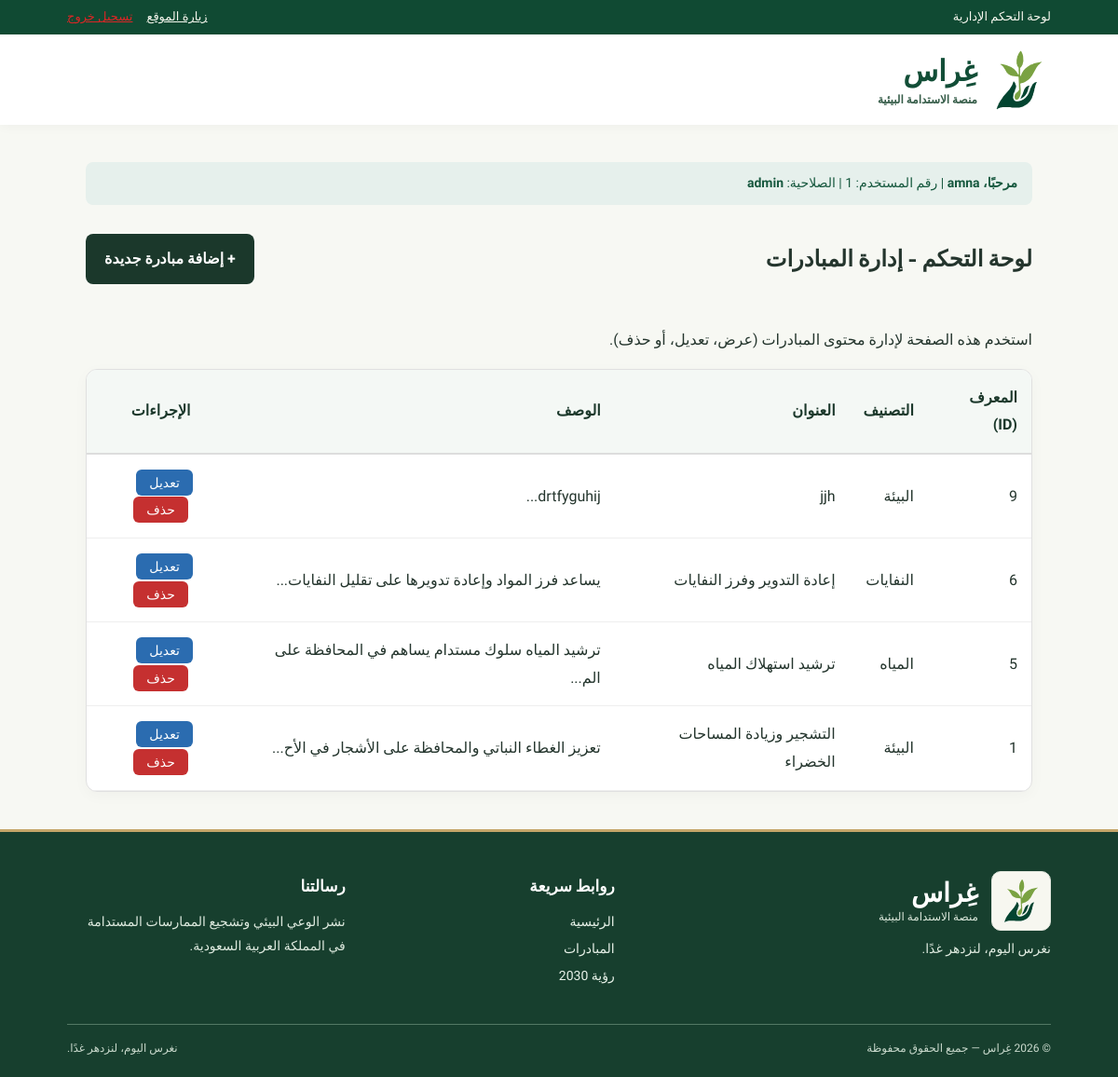
/admin.php (signed in), run on the app's committed database.
### tables this page shows
CREATE TABLE `initiatives` (
  `id` int(11) NOT NULL,
  `category` varchar(255) NOT NULL,
  `title` varchar(255) NOT NULL,
  `description` text NOT NULL,
  `how_to_contribute` text NOT NULL,
  `source_text` text NOT NULL,
  `source_link` varchar(255) NOT NULL
);

### admin.php (the view, shortened to what this page needs)
<?php
require_once 'db.php';
$stmt = $pdo->query("SELECT * FROM initiatives ORDER BY id DESC");
$initiatives = $stmt->fetchAll(PDO::FETCH_ASSOC);
?>
<!DOCTYPE html>
<html lang="ar" dir="rtl">
<head>
    <link rel="stylesheet" href="style.css">
</head>
<body>
    <header class="site-header">
        <div class="top-strip">
            <div class="container strip-inner">
                <span>لوحة التحكم الإدارية</span>
                <div style="display: flex; gap: 15px;">
                    <a href="index.php">زيارة الموقع</a>
                    <a href="logout.php" style="color: #dc2626;">تسجيل خروج</a>
                </div>
            </div>
        </div>
        <nav class="main-nav container" aria-label="التنقل الرئيسي">
            <a class="brand" href="index.php">
                <img src="images/ghiras-logo.svg" alt="شعار غراس" width="54" height="54">
                <span class="brand-label">
                    <strong>غِراس</strong>
                    <small>منصة الاستدامة البيئية</small>
                </span>
            </a>
        </nav>
    </header>
    <main class="container admin-container">
        <div style="background: #e6f0ec; color: #16583e; padding: 10px 16px; border-radius: 8px; margin-bottom: 16px; font-size: 14px;">
            <strong>مرحبًا، <?= htmlspecialchars($_SESSION['username'], ENT_QUOTES, 'UTF-8') ?></strong> | رقم المستخدم: <?= (int)$_SESSION['user_id'] ?> | الصلاحية: <strong><?= htmlspecialchars($_SESSION['role'], ENT_QUOTES, 'UTF-8') ?></strong>
        </div>
        <div class="admin-header-row">
            <h2>لوحة التحكم - إدارة المبادرات</h2>
            <a href="add.php" class="admin-btn-primary">+ إضافة مبادرة جديدة</a>
        </div>
        <p>استخدم هذه الصفحة لإدارة محتوى المبادرات (عرض، تعديل، أو حذف).</p>
        <div class="admin-table-wrapper">
            <table class="admin-table">
                <thead>
                    <tr>
                        <th>المعرف (ID)</th>
                        <th>التصنيف</th>
                        <th>العنوان</th>
                        <th>الوصف</th>
                        <th style="text-align: center;">الإجراءات</th>
                    </tr>
                </thead>
                <tbody>
                    <?php if (!empty($initiatives)): ?>
                        <?php foreach ($initiatives as $index => $ind): ?>
                            <tr>
                                <td><?= (int)$ind['id'] ?></td>
                                <td><?= htmlspecialchars($ind['category'] ?? '', ENT_QUOTES, 'UTF-8') ?></td>
                                <td><?= htmlspecialchars($ind['title'] ?? '', ENT_QUOTES, 'UTF-8') ?></td>
                                <td><?= htmlspecialchars(mb_substr($ind['description'] ?? '', 0, 50, 'UTF-8'), ENT_QUOTES, 'UTF-8') ?>...</td>
                                <td style="text-align: center;">
                                    <a href="edit.php?id=<?= (int)$ind['id'] ?>" class="admin-action-edit">تعديل</a>
                                    <a href="admin.php?delete=<?= (int)$ind['id'] ?>" onclick="return confirm('هل أنت متأكد من الحذف؟');" class="admin-action-delete">حذف</a>
                                </td>
                            </tr>
                        <?php endforeach; ?>
                    <?php else: ?>
                        <tr>
                            <td colspan="5" style="text-align: center; padding: 20px;">لا توجد مبادرات مضافة حالياً.</td>
                        </tr>
                    <?php endif; ?>
                </tbody>
            </table>
        </div>
    </main>
    <footer class="site-footer">
        <div class="container footer-grid">
            <div>
                <div class="footer-brand">
                    <img src="images/ghiras-logo.svg" alt="شعار غراس" width="54" height="54">
                    <div>
                        <strong>غِراس</strong>
                        <small>منصة الاستدامة البيئية</small>
                    </div>
                </div>
                <p>نغرس اليوم، لنزدهر غدًا.</p>
            </div>
            <div>
                <h2>روابط سريعة</h2>
                <a href="index.php">الرئيسية</a>
                <a href="initiatives.php">المبادرات</a>
                <a href="vision2030.html">رؤية 2030</a>
            </div>
            <div>
                <h2>رسالتنا</h2>
                <p>نشر الوعي البيئي وتشجيع الممارسات المستدامة في المملكة العربية السعودية.</p>
            </div>
        </div>
        <div class="container footer-bottom">
            <span>© 2026 غِراس — جميع الحقوق محفوظة</span>
            <span>نغرس اليوم، لنزدهر غدًا.</span>
        </div>
    </footer>
</body>
</html>

### style.css (style rules this page uses)
* { box-sizing: border-box; }
html { scroll-behavior: smooth; }
body { margin: 0; color: #24352d; background: #f7f8f3; font-family: "Tajawal", Tahoma, Arial, sans-serif; line-height: 1.85; }
a { color: inherit; }
img { max-width: 100%; }
.container { width: 88%; max-width: 1240px; margin: 0 auto; }
.top-strip { background: #104a33; color: #f6f7ee; font-size: 13px; }
.strip-inner { min-height: 37px; display: flex; justify-content: space-between; align-items: center; gap: 15px; }
.site-header { background: white; box-shadow: 0 2px 12px rgba(0, 0, 0, 0.035); }
.main-nav { min-height: 97px; display: flex; align-items: center; gap: 42px; }
.brand { display: flex; align-items: center; gap: 11px; text-decoration: none; white-space: nowrap; }
.brand img { width: 68px; height: 68px; }
.brand-label, .footer-brand div { display: flex; flex-direction: column; line-height: 1.45; }
.brand-label strong { font-size: 31px; color: #124e37; }
.brand-label small { color: #355c48; font-size: 12px; font-weight: 600; }
.site-footer { background-color: #173F2E; background-image: none; color: white; border-top: 3px solid #C5A66A; }
.footer-grid { display: grid; grid-template-columns: 1.4fr 0.8fr 1fr; gap: 50px; padding: 42px 0 35px; }
.footer-brand { display: flex; align-items: center; gap: 14px; }
.footer-brand img { display: block; width: 64px; height: 64px; padding: 6px; object-fit: contain; background-color: #F7F7F0; border: 1px solid #E2E7DE; border-radius: 10px; }
.footer-brand strong { font-size: 28px; line-height: 1.3; color: white; }
.footer-brand small { display: block; font-size: 12px; color: #DCE9DC; }
.footer-grid h2 { font-size: 17px; color: white; margin: 1px 0 10px; }
.footer-grid a { display: block; color: #E8F2E9; text-decoration: none; font-size: 14px; margin-bottom: 3px; }
.footer-grid p { font-size: 14px; color: #DEEADF; margin: 7px 0; }
.footer-bottom { border-top: 1px solid #537864; padding: 14px 0 20px; display: flex; justify-content: space-between; gap: 20px; font-size: 12px; color: #C9D9CC; }
h1, h2, h3, .brand-label strong, .footer-brand strong { font-family: "Cairo", "Tajawal", Tahoma, Arial, sans-serif; }
.admin-container { padding: 40px 20px; }
.admin-header-row { display: flex; justify-content: space-between; align-items: center; margin-bottom: 30px; }
.admin-btn-primary { background: #1b382b; color: #fff; padding: 12px 20px; border-radius: 8px; text-decoration: none; font-weight: 600; }
.admin-table-wrapper { background: #fff; border-radius: 12px; border: 1px solid #e0e0e0; overflow: hidden; box-shadow: 0 4px 16px rgba(0,0,0,0.03); }
.admin-table { width: 100%; border-collapse: collapse; text-align: right; }
.admin-table th { background: #f4f8f5; border-bottom: 2px solid #ddd; color: #1b382b; padding: 15px; }
.admin-table td { padding: 15px; border-bottom: 1px solid #eee; }
.admin-action-edit { background: #2b6cb0; color: #fff; padding: 6px 14px; border-radius: 6px; text-decoration: none; margin-left: 8px; font-size: 14px; }
.admin-action-delete { background: #c53030; color: #fff; padding: 6px 14px; border-radius: 6px; text-decoration: none; font-size: 14px; }

### data on the page
initiatives: id "9", category "البيئة", title "jjh", description "drtfyguhij"
initiatives: id "6", category "النفايات", title "إعادة التدوير وفرز النفايات", description "يساعد فرز المواد وإعادة تدويرها على تقليل النفايات"
initiatives: id "5", category "المياه", title "ترشيد استهلاك المياه", description "ترشيد المياه سلوك مستدام يساهم في المحافظة على الم"
initiatives: id "1", category "البيئة", title "التشجير وزيادة المساحات الخضراء", description "تعزيز الغطاء النباتي والمحافظة على الأشجار في الأح"

### other printed values
$_SESSION['username'] "amna"
$_SESSION['role'] "admin"
